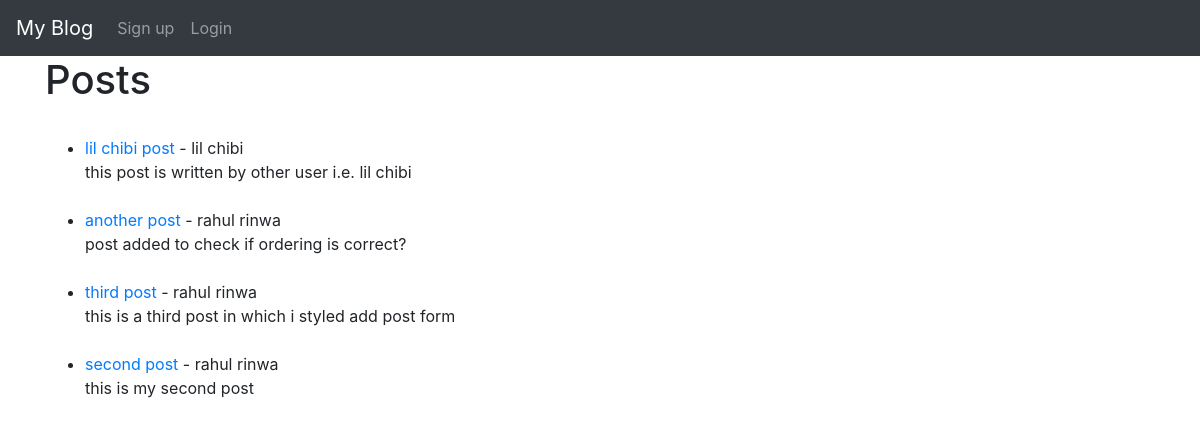
The app's page /, older data.
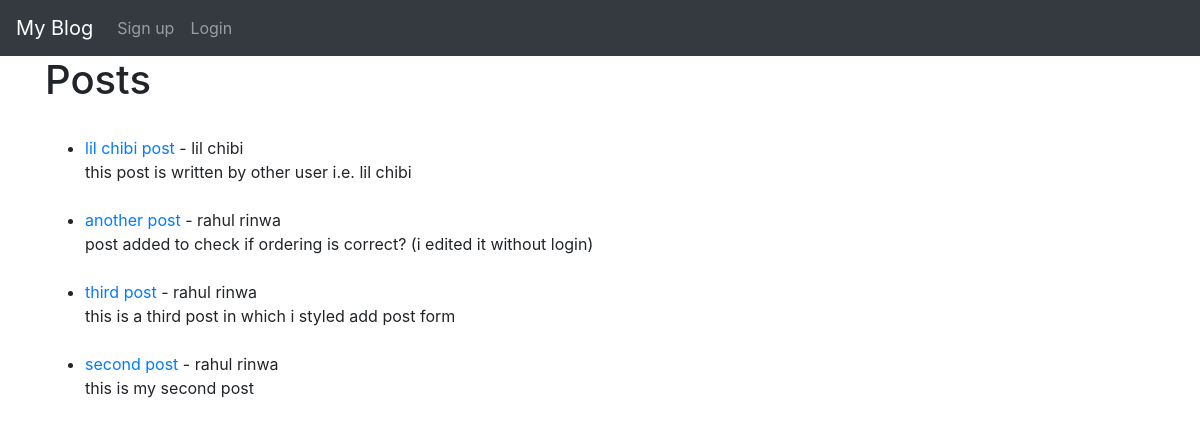
The same page, newer data.
### blog_app/models.py (models this page shows, shortened)
class Post(models.Model):
    title = models.CharField(max_length=255)
    author = models.ForeignKey(User, on_delete=models.CASCADE)
    body = models.TextField()
    post_date = models.DateField(auto_now_add=True)

### blog_app/views.py (the view)
# urls.py: path('', HomeView.as_view(), name='home'),
class HomeView(ListView):
    model = Post
    template_name = 'home.html'
    ordering = ['-id']

### templates/home.html (shortened to what this page needs)
{% extends "base.html"%}
{% block content%}
<h1>Posts</h1>
<br>
<ul>
    {% for post in object_list %}
     <li><a href="{% url 'article_detail' post.pk %}">{{ post.title }}</a> - {{ post.author.first_name }} {{ post.author.last_name }}
         <br>
        {{ post.body|slice:":200" }}</li>
     <br>
    {% endfor %}
</ul>
{% endblock %}

Row changes from the older to the newer data that the page shows:
changed Post "another post": body "post added to check if ordering is correct?" → "post added to check if ordering is correct? (i edited it without login)"
